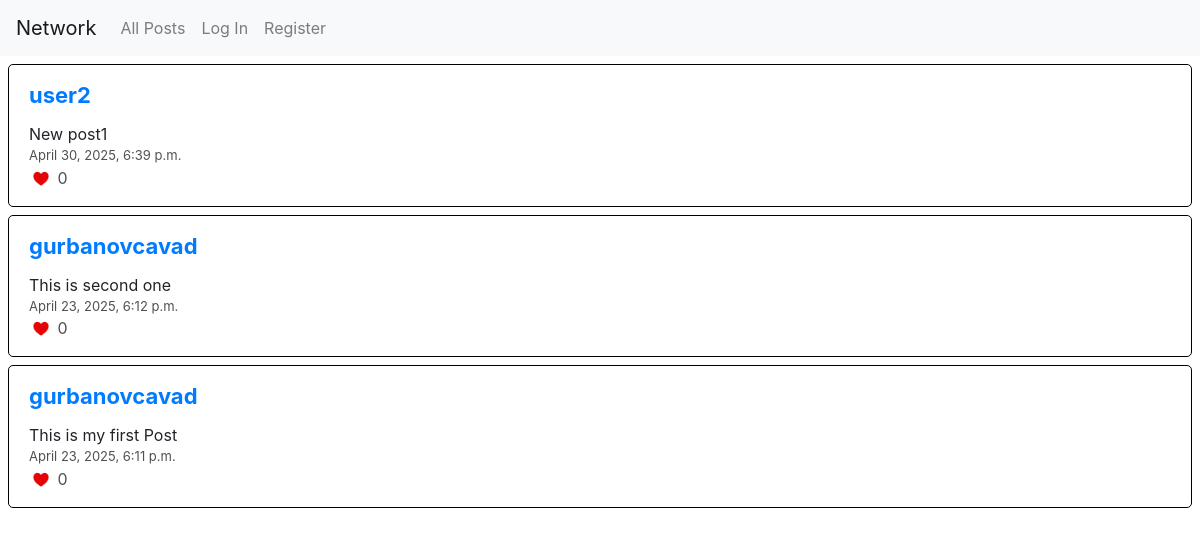
/allposts/, run on an earlier commit of the app's database.
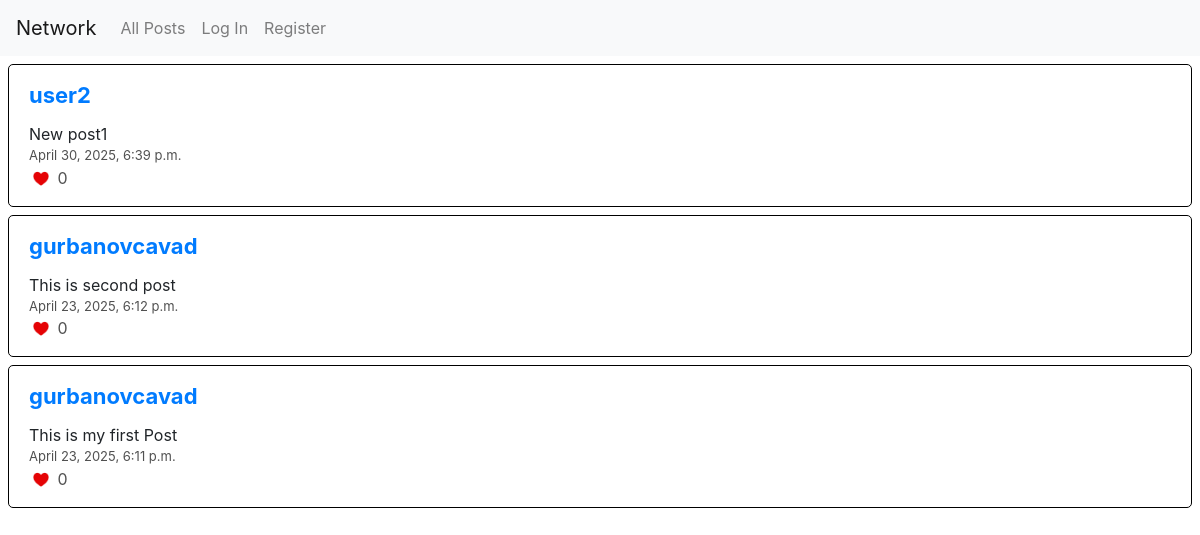
And on a later commit of the database.
### network/models.py (models this page shows, shortened)
class Post(models.Model):
    owner = models.ForeignKey(User, on_delete=models.CASCADE, related_name="posts")
    body = models.TextField(blank=False, null=False)
    created_at = models.DateTimeField(auto_now_add=True)
    class Meta:
        ordering = ["-created_at"]

class User(AbstractUser):
    pass

### network/views.py (the view)
# urls.py: path("allposts/", views.all_posts, name='all_posts'),
def all_posts(request):
    posts = Post.objects.order_by('-created_at').all()
    context = {'posts': posts}
    return render(request, 'network/all_posts.html', context)

### network/templates/network/all_posts.html (shortened to what this page needs)
{% extends 'network/layout.html' %}
{% block body %}
    {% for post in posts %}
        <div id="posts">
            <div class="post">
                <div id="username"><a href="{% url 'profile' post.owner %}">{{post.owner}}</a></div>
                <div id="content">{{post.body}}</div>
                <div id="time">{{post.created_at}}</div>
                <div id="likes">
                    <img style="width: 24px; height: 22px; margin-bottom: 3px;" alt="">
                    <span class="like">0</span>
                </div>
            </div>
        </div>
    {% empty %}
        <div style="margin-left: 10px; font-weight: bold; font-size: 25px;">There is no post yet.</div>
    {% endfor %}
{% endblock %}

What changed in the data, as far as the page shows it:
changed Post: body "This is second one" → "This is second post"
